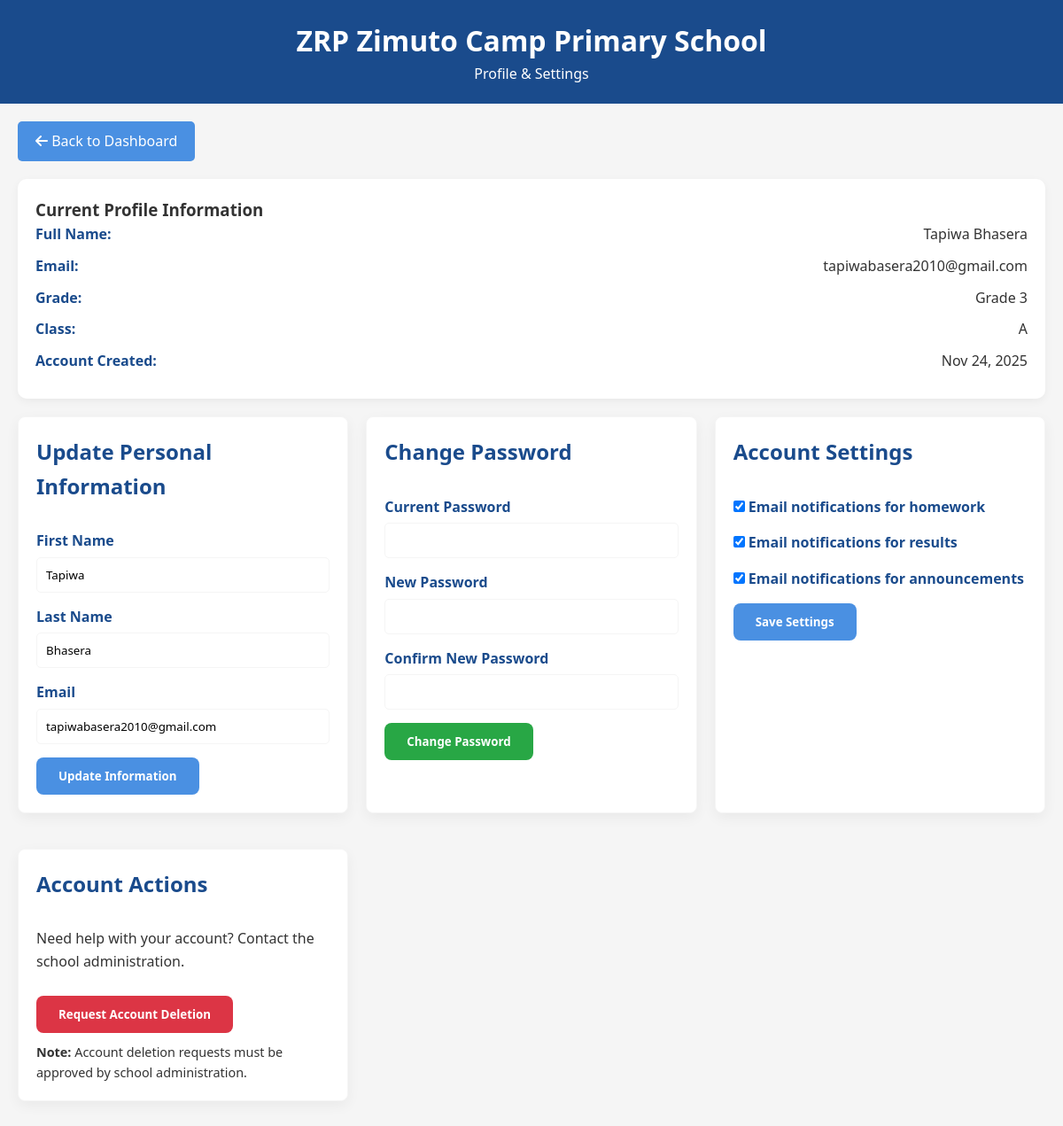
/student/profile/ (signed in), run on the app's committed database.
### students/models.py (models this page shows, shortened)
class Student(models.Model):
    user = models.OneToOneField(settings.AUTH_USER_MODEL, on_delete=models.CASCADE)
    grade = models.ForeignKey(Grade, on_delete=models.CASCADE)
    class_room = models.ForeignKey(ClassRoom, on_delete=models.CASCADE, null=True, blank=True)

### accounts/models.py (models this page shows)
class User(AbstractUser):
    ROLE_CHOICES = [
        ('admin', 'Admin'),
        ('teacher', 'Teacher'),
        ('student', 'Student'),
    ]
    email = models.EmailField(unique=True)
    role = models.CharField(max_length=10, choices=ROLE_CHOICES, default='student')
    USERNAME_FIELD = 'email'
    REQUIRED_FIELDS = ['username']  # or remove username
    class Meta:
        swappable = 'AUTH_USER_MODEL'

### classes/models.py (models this page shows, shortened)
class Grade(models.Model):
    name = models.CharField(max_length=20, unique=True)  # e.g., ECD A, Grade 1, etc.

class ClassRoom(models.Model):
    name = models.CharField(max_length=10)  # e.g., A, B, C
    grade = models.ForeignKey(Grade, on_delete=models.CASCADE, related_name='classrooms')

### accounts/views.py (the view)
# urls.py: path('student/profile/', views.student_profile, name='student_profile'),
def student_profile(request):
    if not request.user.is_authenticated or request.user.role != 'student':
        return redirect('login')
    try:
        student = Student.objects.get(user=request.user)
    except Student.DoesNotExist:
        student = None
    return render(request, 'student/profile.html', {'student': student})

### templates/student/profile.html (shortened to what this page needs)
<!DOCTYPE html>
<html lang="en">
<head>
    <link rel="stylesheet" href="https://cdnjs.cloudflare.com/ajax/libs/font-awesome/6.4.0/css/all.min.css">
</head>
<body>
    <div class="header">
        <h1>ZRP Zimuto Camp Primary School</h1>
        <p>Profile & Settings</p>
    </div>
    <div class="container">
        <a href="{% url 'student_dashboard' %}" class="back-link"><i class="fas fa-arrow-left"></i> Back to Dashboard</a>
        <div class="student-info">
            <h3>Current Profile Information</h3>
            {% if student %}
                <div class="info-item">
                    <strong>Full Name:</strong>
                    <span>{{ student.user.first_name }} {{ student.user.last_name }}</span>
                </div>
                <div class="info-item">
                    <strong>Email:</strong>
                    <span>{{ student.user.email }}</span>
                </div>
                <div class="info-item">
                    <strong>Grade:</strong>
                    <span>{{ student.grade.name }}</span>
                </div>
                {% if student.class_room %}
                <div class="info-item">
                    <strong>Class:</strong>
                    <span>{{ student.class_room.name }}</span>
                </div>
                {% endif %}
                <div class="info-item">
                    <strong>Account Created:</strong>
                    <span>{{ student.user.date_joined|date:"M d, Y" }}</span>
                </div>
            {% else %}
                <p>No student profile found.</p>
            {% endif %}
        </div>
        <div class="profile-grid">
            <div class="card profile-section">
                <h2 class="section-title">Update Personal Information</h2>
                <form>
                    <div class="form-group">
                        <label class="form-label">First Name</label>
                        <input type="text" class="form-control" value="{{ student.user.first_name }}">
                    </div>
                    <div class="form-group">
                        <label class="form-label">Last Name</label>
                        <input type="text" class="form-control" value="{{ student.user.last_name }}">
                    </div>
                    <div class="form-group">
                        <label class="form-label">Email</label>
                        <input type="email" class="form-control" value="{{ student.user.email }}">
                    </div>
                    <button type="submit" class="btn btn-primary">Update Information</button>
                </form>
            </div>
            <div class="card profile-section">
                <h2 class="section-title">Change Password</h2>
                <form>
                    <div class="form-group">
                        <label class="form-label">Current Password</label>
                        <input type="password" class="form-control">
                    </div>
                    <div class="form-group">
                        <label class="form-label">New Password</label>
                        <input type="password" class="form-control">
                    </div>
                    <div class="form-group">
                        <label class="form-label">Confirm New Password</label>
                        <input type="password" class="form-control">
                    </div>
                    <button type="submit" class="btn btn-success">Change Password</button>
                </form>
            </div>
            <div class="card profile-section">
                <h2 class="section-title">Account Settings</h2>
                <div class="form-group">
                    <label class="form-label">
                        <input type="checkbox" checked> Email notifications for homework
                    </label>
                </div>
                <div class="form-group">
                    <label class="form-label">
                        <input type="checkbox" checked> Email notifications for results
                    </label>
                </div>
                <div class="form-group">
                    <label class="form-label">
                        <input type="checkbox" checked> Email notifications for announcements
                    </label>
                </div>
                <button type="submit" class="btn btn-primary">Save Settings</button>
            </div>
            <div class="card profile-section">
                <h2 class="section-title">Account Actions</h2>
                <p>Need help with your account? Contact the school administration.</p>
                <br>
                <button class="btn" style="background: var(--danger); color: white;">Request Account Deletion</button>
                <p style="font-size: 0.9rem; color: var(--text-dark); margin-top: 10px;">
                    <strong>Note:</strong> Account deletion requests must be approved by school administration.
                </p>
            </div>
        </div>
    </div>
</body>
</html>

### templates/student/profile.html (style rules this page uses)
* { margin: 0; padding: 0; box-sizing: border-box; font-family: 'Segoe UI', Tahoma, Geneva, Verdana, sans-serif; }
:root { --primary-blue: #1a4b8c; --accent-blue: #4a90e2; --white: #ffffff; --light-gray: #f5f5f5; --text-dark: #333333; --success: #28a745; --warning: #ffc107; --danger: #dc3545; }
body { background-color: var(--light-gray); color: var(--text-dark); line-height: 1.6; }
.header { background-color: var(--primary-blue); color: var(--white); padding: 20px; text-align: center; }
.container { max-width: 1200px; margin: 20px auto; padding: 0 20px; }
.back-link { display: inline-block; margin-bottom: 20px; padding: 10px 20px; background: var(--accent-blue); color: white; text-decoration: none; border-radius: 5px; }
.card { background: var(--white); padding: 25px; border-radius: 10px; box-shadow: 0 5px 15px rgba(0,0,0,0.05); margin-bottom: 20px; }
.section-title { color: var(--primary-blue); margin-bottom: 20px; font-size: 1.5rem; padding-bottom: 10px; border-bottom: 2px solid var(--light-blue); }
.profile-grid { display: grid; grid-template-columns: repeat(auto-fit, minmax(300px, 1fr)); gap: 20px; }
.profile-section { padding: 20px; border: 1px solid var(--light-gray); border-radius: 8px; }
.form-group { margin-bottom: 15px; }
.form-label { display: block; margin-bottom: 5px; font-weight: 600; color: var(--primary-blue); }
.form-control { width: 100%; padding: 10px; border: 1px solid var(--light-gray); border-radius: 5px; }
.btn { display: inline-block; padding: 12px 25px; border: none; border-radius: 8px; font-weight: 600; cursor: pointer; text-decoration: none; }
.btn-primary { background: var(--accent-blue); color: white; }
.btn-success { background: var(--success); color: white; }
.student-info { background: var(--white); padding: 20px; border-radius: 10px; margin-bottom: 20px; box-shadow: 0 3px 10px rgba(0,0,0,0.05); }
.info-item { margin-bottom: 10px; display: flex; justify-content: space-between; }
.info-item strong { color: var(--primary-blue); }

### data on the page
Student: user.first_name "Tapiwa", user.last_name "Bhasera", user.email "tapiwabasera2010@gmail.com", grade.name "Grade 3", class_room.name "A", user.date_joined "Nov 24, 2025"
